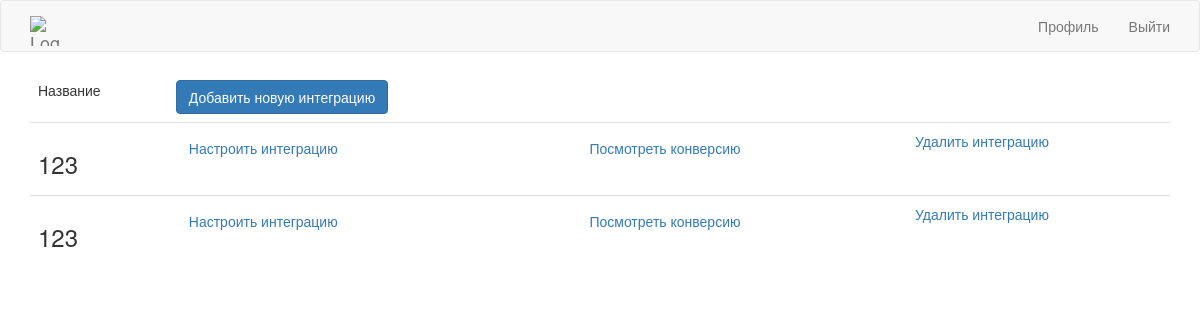
The app's page /user_integrations (signed in), older data.
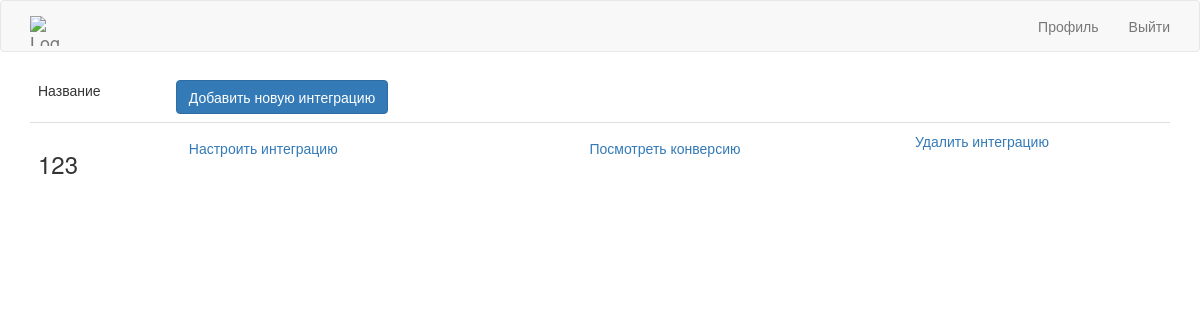
The same page, newer data.
### app/models.py (models this page shows, shortened)
class Integration(UserMixin,db.Model):
    id = db.Column(db.Integer, primary_key=True)
    user_id = db.Column(db.Integer, db.ForeignKey('user.id'))
    integration_name = db.Column(db.String(100))
    api_key = db.Column(db.String(100))
    user_domain = db.Column(db.String(100))
    metrika_key = db.Column(db.String(100))
    metrika_counter_id = db.Column(db.Integer)
    clickhouse_login = db.Column(db.String(20))
    clickhouse_password = db.Column(db.String(20))
    clickhouse_host = db.Column(db.String(200))
    clickhouse_db = db.Column(db.String(200))

### app/main/routes.py (the view)
@bp.route('/user_integrations', methods=['GET'])
@login_required
def user_integrations():
    user = User.query.filter_by(id=current_user.id).first()
    integrations = user.integrations.all()
    return render_template('user_integrations.html', integrations=integrations)

### app/models.py (called while the page is built)
@login.user_loader
def load_user(id):
    return User.query.get(int(id))

### app/templates/user_integrations.html
{% extends "base.html" %}
{% block app_content %}
<table class="profile table table-hover">
    <thead>
        <tr>
            <td>
                Название
            </td>
            <td>
              <a class="btn btn-primary"
              href="{{url_for('main.create_integration')}}"
              role="button">
              Добавить новую интеграцию
            </a>
            </td>
            <td>
            </td>
        </tr>
      </thead>
    <tbody>
    {% for integration in integrations %}
        {% include '_integration.html' %}
    {% endfor %}
    </tbody>
</table>
{% endblock %}

### app/templates/_integration.html
<tr id='{{integration.id}}'>
    <td>
       <h3>{{integration.integration_name}}</h3>
    </td>
    <td>
      <a class="btn btn-link"
      href="{{url_for('main.edit_integration', integration_id = integration.id) }}"
      role="button">
        Настроить интеграцию
      </a>
    </td>
    <td>
      <a class="btn btn-link"
      href="{{url_for('metrika.metrika', integration_id = integration.id) }}"
      role="button">
        Посмотреть конверсию
      </a>
    </td>
    <td>
      <a href="javascript:delete_integration('{{ integration.id }}')">{{ ('Удалить интеграцию') }}</a>
    </td>
</tr>

Row changes from the older to the newer data that the page shows:
removed Integration: integration_name "123", value "Удалить интеграцию"
